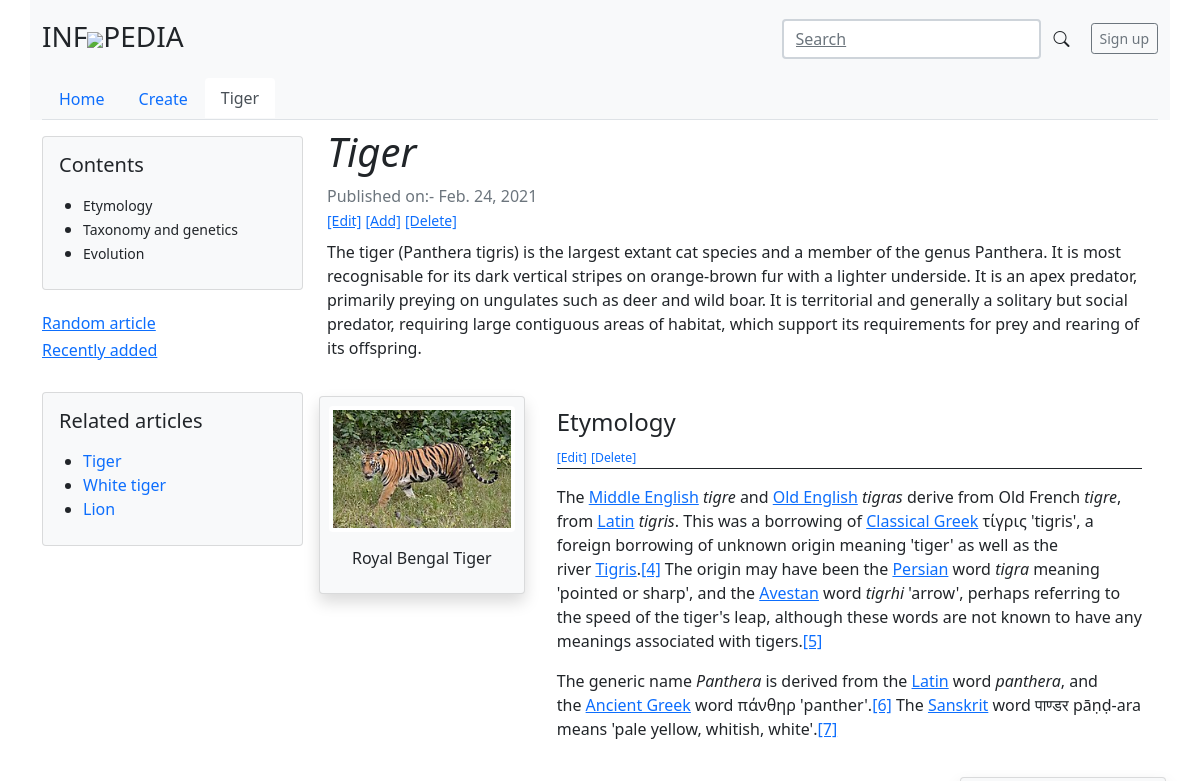
The app's page /7/tiger/ (upper part), older data.
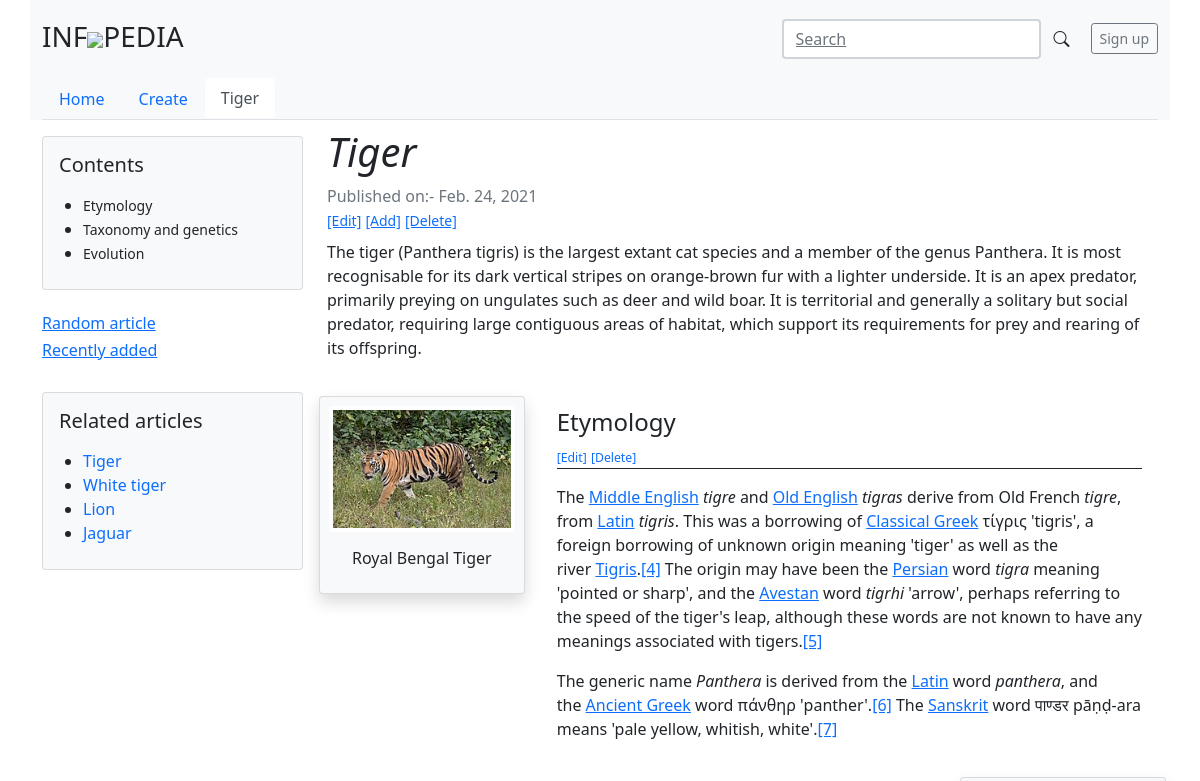
The same page, newer data.
### index/models.py (models this page shows, shortened)
class SubArticle(models.Model):
	sub_title= models.CharField(max_length=100)
	content = models.TextField()
	image = models.ImageField(upload_to='SubArticle/', null=True, blank=True)
	image_description = models.CharField(max_length=100, blank=True, null=True)
	sub_article = models.ForeignKey(MainArticle, on_delete=models.CASCADE)
	title_to_external_link = models.CharField(max_length=200, null=True, blank=True)
	external_link = models.URLField(max_length=300,null=True, blank=True)
	other_reference = models.CharField(max_length=200, null=True, blank=True)
	author = models.ForeignKey(User, on_delete=models.CASCADE, default=1)
	published_at = models.DateTimeField(auto_now_add=True)
	updated_at = models.DateTimeField(auto_now=True)

class MainArticle(models.Model):
	category = models.ForeignKey(Category, related_name='mainarticle', on_delete=models.SET_DEFAULT, null=True, blank=True, default=1)
	title= models.CharField(max_length=100)
	short_description = models.CharField(max_length=500, blank=True, null=True)
	slug=models.SlugField(max_length = 250, null=False,)
	published_at = models.DateTimeField(auto_now_add=True)
	updated_at = models.DateTimeField(auto_now=True)

### index/views.py (the view)
# urls.py: path('<int:id>/<slug:slug>/', views.article_detail, name="article_detail"),
def article_detail(request, id, slug):
	global categories
	article=get_object_or_404(MainArticle, id=id)
	sub_articles = SubArticle.objects.filter(sub_article=article)
	context={'article':article, 'sub_articles':sub_articles, 'article_detail_title':str(article.title[:50]),'categories':categories}
	return render(request, 'index/articles/article_detail.html', context)

### index/models.py (called while the page is built)
	def __str__(self):
		return self.category

### index/templates/index/articles/article_detail.html (shortened to what this page needs)
{% extends 'base/base.html' %}
{% block content %}
<main class="container border-0">
  <div class="row">
    <div class="col-md-3">
      <div class="card bg-light mt-2 p-2">
        <h5 class="p-2">Contents</h5>
        <ul>
          {% for subarticle in sub_articles %}
            <li><small>{{subarticle.sub_title}}</small></li>
          {% endfor%}
        </ul>
      </div><br>
      <a href="{% url 'random_article' %}"><h6>Random article</h6></a>
      <a href=""><h6>Recently added</h6></a><br>
      <div class=" mb-2">
        <div class="card bg-light p-2">
          <h5 class="p-2">Related articles</h5>
          <ul>
            {% for art in article.category.mainarticle.all %}
            <li>
              <a class="" href="{% url 'article_detail' art.id art.slug %}" style="text-decoration: none;">{{art.title}}</a>
            </li>
            {% endfor %}
          </ul>
        </div>
      </div>
    </div>
    <div class="col-md-9">
      <div class="border-0 mb-2">
        <h1 class="fst-italic">
          {{article.title}}
        </h1>
        <div class="text-muted">Published on:- {{article.published_at.date}}</div>
        <a href="{% url 'article_update' article.id %}"><small>[Edit]</small></a>
        <a href="{% url 'sub_article_create' article.id %}"><small>[Add]</small></a>
        <a href="{% url 'article_delete' article.id %}" onclick="return confirm('Are you sure you want to delete this item?');"><small>[Delete]</small></a>
      </div>
      <div class="row mb-2">
        <div class="col-md-12 ">
          {% if article.short_description %}
          <article class="mb-4">
            {{article.short_description}}
          </article>
          {% endif %}
        </div>
      </div>
      {% for subarticle in sub_articles %}
      <div class="card border-0 pb-0" style="width:100%">
        <div class="row">
          {% if subarticle.image %}
          <div class="col-md-3 mb-2 p-1 {% if forloop.counter|divisibleby:2 %}order-1{% else %}order-12{% endif %} text-center">
            <div class="card bg-light shadow p-2" style="width: 100%;">
              <a type="button" role="button" class="btn p-0" data-bs-toggle="modal" data-bs-target="#exampleModal{{subarticle.id}}">
                <img src="{{subarticle.image.url}}" class="img-thumbnail border-0" alt="image-{{subarticle.id}}" style="width:100%, max-height:300px">
              </a>
                {% if subarticle.image_description %}
                <div class="card-body">
                  <h6 class="card-text">{{subarticle.image_description}}</h6>
                </div>
                {% endif %}
            </div>
          </div>
          {% endif %}
          <div class="{% if subarticle.image %}col-md-9{% else %}col{% endif %}">
            <div class="card-body mb-0">
              <div class="card-title border-bottom border-dark mb-0"><h4>{{subarticle.sub_title}}</h4>
                <a href="{% url 'sub_article_update' subarticle.id %}" style="text-decoration: none;"><small><small>[Edit]</small></small></a>
                <a href="{% url 'sub_article_delete' subarticle.id article.id article.slug %}" style="text-decoration: none;"><small><small>[Delete]</small></small></a>
              </div>
              <p class="card-text">{{ subarticle.content|safe }}</p>
            </div>
          </div>
        </div>
      </div>
      {% endfor %}
    </div>
  </div>
</main>
{% endblock %}

### index/templates/base/navbar.html (shortened to what this page needs)
{% load static %}
<div class="container bg-light border-0">
  <header class="blog-header py-3">
    <div class="row flex-nowrap justify-content-between align-items-center">
      <div class="col-3 pt-1">
        <a class="blog-header-logo text-dark" href="{% url 'home' %}"  style="text-decoration:none"><h3>INF<img src="{% static 'globe.png' %}" style="max-width: 25px;">PEDIA</h3></a>
      </div>
      <div class="col-9 d-flex justify-content-end align-items-center">
        {% if not search_title %}
        <a class="link-secondary" href="#" aria-label="Search">
          <form action="{% url 'search' %}" class="d-flex px-2">
            <input class="form-control border-2" type="search" placeholder="Search" aria-label="Search" name="search" id="search"><br>
            <button class="btn" type="submit"><i class="bi bi-search"></i></button>
          </form>
        </a>
        {% endif %}
        <a class="btn btn-sm btn-outline-secondary" href="#">Sign up</a>
      </div>
    </div>
  </header>
  {% if not search_title %}
 <ul class="nav nav-tabs mb-2">
  <li class="nav-item">
    <a href="{% url 'home' %}" class="nav-link {% if home_title %}border-0  active{% endif %}" aria-current="page">Home</a>
  </li>
  <li class="nav-item">
    <a href="{% url 'main_article_create' %}"class="nav-link {% if main_article_create_title %}border-0  active{% endif %}">Create</a>
  </li>
  {% if article_detail_title %}
  <li class="nav-item">
    <a href="#"class="nav-link {% if article_detail_title %}border-0  active{% endif %}">{{article.title}}</a>
  </li>
  {% endif %}
  </ul>
  {% endif %}
</div>

Row changes from the older to the newer data that the page shows:
added MainArticle: title "Jaguar"
